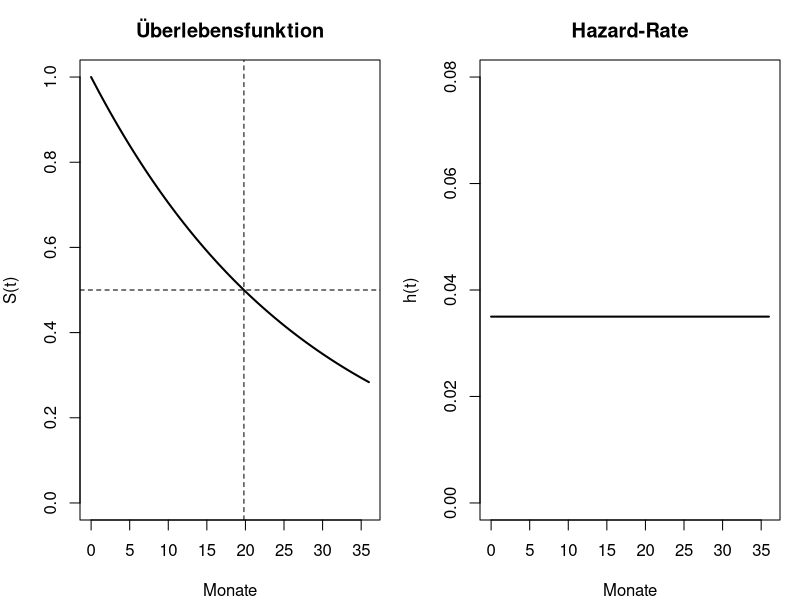

Generate this figure with R:
## ---- chunk 1
#| label: setup-r
#| include: false
library(survival)

set.seed(2026)
## ---- chunk 2
#| label: zensierung-r
n <- 400
# Studioabos: ein Teil kuendigt, der Rest ist am Stichtag nach 24 Monaten dabei
rate <- 0.035
zeit_bis_kuendigung <- rexp(n, rate)
beobachtungsende <- 24

zeit <- pmin(zeit_bis_kuendigung, beobachtungsende)
status <- as.integer(zeit_bis_kuendigung <= beobachtungsende)

c(ereignisse = sum(status),
  zensiert = sum(status == 0),
  wahrer_median = round(log(2) / rate, 1),
  nur_ereignisse = round(median(zeit[status == 1]), 1),
  alle_als_ereignis = round(median(zeit), 1),
  kaplan_meier = round(unname(summary(survfit(Surv(zeit, status) ~ 1))$table["median"]), 1))
## ---- chunk 3
#| label: fig-survival-hazard-r
#| fig-cap: "Überlebensfunktion und Hazard-Rate für dieselbe Verteilung. Die konstante Hazard-Rate ergibt eine exponentiell fallende Überlebenskurve."
#| fig-height: 3.2
t <- seq(0, 36, by = 0.5)

par(mfrow = c(1, 2), mar = c(4, 4, 3, 1))
plot(t, exp(-rate * t), type = "l", lwd = 2, ylim = c(0, 1),
     xlab = "Monate", ylab = "S(t)", main = "Überlebensfunktion")
abline(h = 0.5, lty = 2); abline(v = log(2) / rate, lty = 2)
plot(t, rep(rate, length(t)), type = "l", lwd = 2, ylim = c(0, 0.08),
     xlab = "Monate", ylab = "h(t)", main = "Hazard-Rate")
par(mfrow = c(1, 1))
